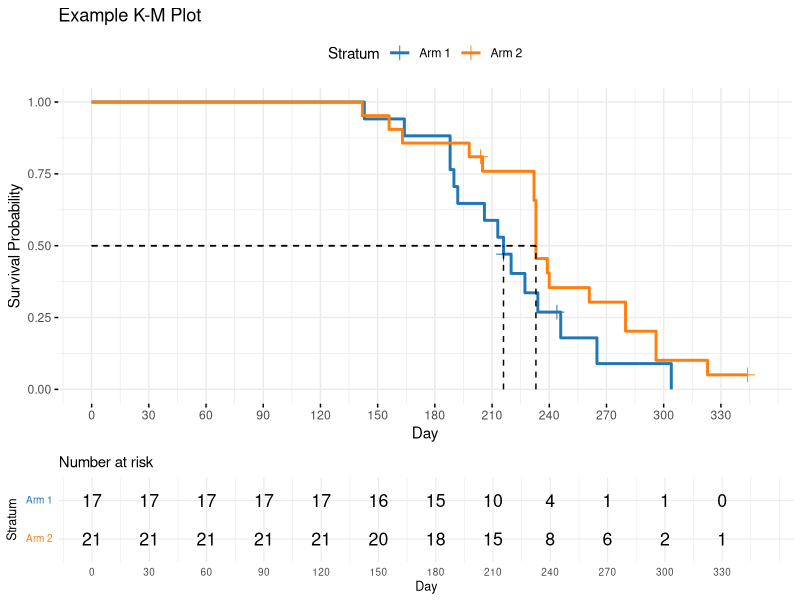

Write the R code that produced this figure. (Note: this script raises an error after producing the figure.)
# P040_kmplot.sas -> R translation
# Kaplan-Meier plot example (synthetic data created in SAS data step)
# Outputs: PNG + CSV (plotted data) + TXT (table rendering)

out <- Sys.getenv("OUT_DIR")
if (out == "" || is.na(out)) out <- getwd()
if (!dir.exists(out)) dir.create(out, recursive = TRUE, showWarnings = FALSE)

# Helper: SAS round half away from zero (half up)
round_half_up <- function(x, digits = 0) {
  if (length(x) == 0) return(x)
  posneg <- sign(x)
  z <- abs(x) * 10^digits
  z <- floor(z + 0.5 + 1e-12)
  posneg * z / 10^digits
}
fmt_pct <- function(x, digits = 1) {
  if (is.na(x)) return("")
  sprintf(paste0("%.", digits, "f"), round_half_up(x, digits))
}
fmt_num <- function(x, digits = 4) {
  if (is.na(x)) return("")
  sprintf(paste0("%.", digits, "f"), round_half_up(x, digits))
}

suppressPackageStartupMessages({
  library(survival)
  library(dplyr)
  library(tidyr)
  library(ggplot2)
  library(survminer)
})

# -------------------------------------------------------------------------
# Recreate SAS data step "one"
# SAS code:
#   arm="Arm 1" censor=0 days: 143,164,188,188,190,192,206,213,216,220,227.230,234,246,265,304
#   censor=1 days: 216,244
#   arm="Arm 2" censor=0 days: 142,156,163,198,205,232,232,233,233,233,233,239,240,261,280,280,296,296,323
#   censor=1 days: 204,344
# Note: 227.230 is a single numeric value (SAS would read as 227.23)
# -------------------------------------------------------------------------
arm1_events <- c(143,164,188,188,190,192,206,213,216,220,227.230,234,246,265,304)
arm1_cens   <- c(216,244)
arm2_events <- c(142,156,163,198,205,232,232,233,233,233,233,239,240,261,280,280,296,296,323)
arm2_cens   <- c(204,344)

one <- dplyr::bind_rows(
  tibble::tibble(arm = "Arm 1", day = arm1_events, censor = 0),
  tibble::tibble(arm = "Arm 1", day = arm1_cens,   censor = 1),
  tibble::tibble(arm = "Arm 2", day = arm2_events, censor = 0),
  tibble::tibble(arm = "Arm 2", day = arm2_cens,   censor = 1)
) %>%
  mutate(
    arm = factor(arm, levels = c("Arm 1", "Arm 2")),
    # event indicator for Surv(): 1 = event, 0 = censored
    event = as.integer(censor == 0)
  ) %>%
  arrange(arm, day, censor)

cat("Data 'one' created:", nrow(one), "rows\n")
print(table(one$arm, one$censor))

# -------------------------------------------------------------------------
# Kaplan-Meier estimation: time day*censor(1)  strata arm
# In R: Surv(day, event) where event = 1 if censor==0
# -------------------------------------------------------------------------
fit <- survfit(Surv(day, event) ~ arm, data = one)

# Summary table (product-limit estimates) - one row per event/censor time
sfit_summary <- summary(fit, censored = TRUE)

# Build tidy survival table similar to PROC LIFETEST output
# Extract per-stratum vectors
surv_tbl <- tibble::tibble(
  arm      = as.character(sfit_summary$strata) |> sub("arm=", "", x = _),
  time     = sfit_summary$time,
  n_risk   = sfit_summary$n.risk,
  n_event  = sfit_summary$n.event,
  n_censor = sfit_summary$n.censor,
  survival = sfit_summary$surv,
  std_err  = sfit_summary$std.err,  # Greenwood SE on log scale? survfit gives std.err
  # survfit std.err is SE of cumulative hazard / log survival; convert to Greenwood SE of survival:
  # SAS reports Greenwood SE of survival: se_surv = surv * std.err (when std.err is SE of log(-log)??)
  # For simplicity use sfit_summary$std.err * survival as approximation, but also compute via Greenwood
  # We'll compute Greenwood SE directly from summary if available via survfit's std.err
  # Actually survfit$std.err is SE of survival on log scale? Let's keep both.
  lower    = sfit_summary$lower,
  upper    = sfit_summary$upper
) %>%
  # SAS columns: Survival, Failure (=1-Survival), Survival StdErr, Number Failed, Number Left
  mutate(
    failure = 1 - survival,
    # Greenwood SE: surv * se_log_surv ; survfit std.err is already SE of survival? Check:
    # In survfit, std.err is SE of the cumulative hazard, and SE(surv) = surv * std.err
    # So compute:
    se_surv = std_err * survival,
    # Number Failed = cumulative events up to that time per stratum
    # Number Left = n.risk - n.event - n.censor (remaining at risk after time)
    n_left = n_risk - n_event - n_censor
  ) %>%
  arrange(arm, time) %>%
  group_by(arm) %>%
  mutate(
    cum_failed = cumsum(n_event),
    cum_censored = cumsum(n_censor)
  ) %>%
  ungroup()

# For CSV output, keep SAS-like column names
surv_tbl_csv <- surv_tbl %>%
  transmute(
    ARM = arm,
    Time = time,
    Survival = round_half_up(survival, 4),
    Failure = round_half_up(failure, 4),
    Survival_StdErr = round_half_up(se_surv, 4),
    Number_Failed = cum_failed,
    Number_Left = n_left,
    N_Risk = n_risk,
    N_Event = n_event,
    N_Censor = n_censor,
    Lower_95CI = round_half_up(lower, 4),
    Upper_95CI = round_half_up(upper, 4)
  )

# At-risk table for atrisk=0 to 330 by 30
atrisk_times <- seq(0, 330, by = 30)
atrisk_summary <- summary(fit, times = atrisk_times, extend = TRUE)

# Build at-risk data frame
atrisk_df <- tibble::tibble(
  time = atrisk_summary$time,
  strata = atrisk_summary$strata,
  n_risk = atrisk_summary$n.risk,
  n_event = atrisk_summary$n.event,
  n_censor = atrisk_summary$n.censor,
  surv = atrisk_summary$surv
) %>%
  mutate(arm = sub("arm=", "", strata)) %>%
  select(arm, time, n_risk, surv) %>%
  arrange(arm, time)

# Wide format for display
atrisk_wide <- atrisk_df %>%
  select(arm, time, n_risk) %>%
  tidyr::pivot_wider(names_from = time, values_from = n_risk, names_prefix = "t") %>%
  arrange(arm)

# Quartile / median estimates (like PROC LIFETEST quartile output)
# Use quantile(fit)
qt <- quantile(fit, probs = c(0.25, 0.5, 0.75))
# qt is a list; extract
median_tbl <- tibble::tibble(
  arm = sub("arm=", "", names(fit$strata)),
  median = NA_real_,
  median_lower = NA_real_,
  median_upper = NA_real_,
  q1 = NA_real_,
  q3 = NA_real_
)
# Try to extract from quantile object
# quantile returns matrix when multiple strata
if (!is.null(qt$quantile)) {
  qmat <- qt$quantile
  # qmat rows are quantiles, cols are strata if matrix
  if (is.matrix(qmat)) {
    for (i in seq_along(fit$strata)) {
      arm_name <- sub("arm=", "", names(fit$strata)[i])
      idx <- which(median_tbl$arm == arm_name)
      # quantile levels are 25,50,75
      if ("25" %in% rownames(qmat)) median_tbl$q1[idx] <- qmat["25", i]
      if ("50" %in% rownames(qmat)) median_tbl$median[idx] <- qmat["50", i]
      if ("75" %in% rownames(qmat)) median_tbl$q3[idx] <- qmat["75", i]
    }
  }
}
# Also get confidence limits for median if available
if (!is.null(qt$lower)) {
  lmat <- qt$lower
  umat <- qt$upper
  if (is.matrix(lmat)) {
    for (i in seq_along(fit$strata)) {
      arm_name <- sub("arm=", "", names(fit$strata)[i])
      idx <- which(median_tbl$arm == arm_name)
      if ("50" %in% rownames(lmat)) median_tbl$median_lower[idx] <- lmat["50", i]
      if ("50" %in% rownames(umat)) median_tbl$median_upper[idx] <- umat["50", i]
    }
  }
}

# Number of events/censored per arm
cens_tbl <- one %>%
  group_by(arm) %>%
  summarise(
    N_Total = n(),
    N_Event = sum(event == 1),
    N_Censored = sum(event == 0),
    Percent_Censored = round_half_up(100 * mean(event == 0), 1),
    .groups = "drop"
  )

# -------------------------------------------------------------------------
# Write CSV outputs
# -------------------------------------------------------------------------
# Main CSV: survival estimates (plotted data)
write.csv(surv_tbl_csv, file.path(out, "P040_f_kmplot.csv"), row.names = FALSE, na = "")

# Also write at-risk CSV for completeness (append suffix if needed, but keep main CSV as above)
# The PNG CSV is the same as P040_f_kmplot.csv per spec; we also write atrisk as separate file for traceability
write.csv(atrisk_df, file.path(out, "P040_f_kmplot_atrisk.csv"), row.names = FALSE, na = "")

cat("CSV written to", file.path(out, "P040_f_kmplot.csv"), "\n")

# -------------------------------------------------------------------------
# Text rendering (mimic ODS PDF listing)
# -------------------------------------------------------------------------
txt_file <- file.path(out, "P040_f_kmplot.txt")
sink(txt_file)

cat("Example K-M Plot\n")
cat("PROC LIFETEST - Product-Limit Survival Estimates\n")
cat("Stratified by ARM\n")
cat(strrep("-", 80), "\n\n")

cat("Summary of the Number of Censored and Uncensored Values\n")
cat(strrep("-", 80), "\n")
cat(sprintf("%-10s %8s %8s %10s %12s\n", "Stratum", "Total", "Failed", "Censored", "Pct Censored"))
cat(strrep("-", 80), "\n")
for (i in seq_len(nrow(cens_tbl))) {
  cat(sprintf("%-10s %8d %8d %10d %11s%%\n",
              cens_tbl$arm[i],
              cens_tbl$N_Total[i],
              cens_tbl$N_Event[i],
              cens_tbl$N_Censored[i],
              fmt_pct(cens_tbl$Percent_Censored[i], 1)))
}
cat("\n")

cat("Quartile Estimates (Median Survival Time)\n")
cat(strrep("-", 80), "\n")
cat(sprintf("%-10s %10s %10s %10s %12s %12s\n", "Stratum", "Q1", "Median", "Q3", "Lower 95%", "Upper 95%"))
cat(strrep("-", 80), "\n")
for (i in seq_len(nrow(median_tbl))) {
  cat(sprintf("%-10s %10s %10s %10s %12s %12s\n",
              median_tbl$arm[i],
              ifelse(is.na(median_tbl$q1[i]), ".", sprintf("%.1f", median_tbl$q1[i])),
              ifelse(is.na(median_tbl$median[i]), ".", sprintf("%.1f", median_tbl$median[i])),
              ifelse(is.na(median_tbl$q3[i]), ".", sprintf("%.1f", median_tbl$q3[i])),
              ifelse(is.na(median_tbl$median_lower[i]), ".", sprintf("%.1f", median_tbl$median_lower[i])),
              ifelse(is.na(median_tbl$median_upper[i]), ".", sprintf("%.1f", median_tbl$median_upper[i]))))
}
cat("\n")

# Detailed product-limit table per stratum
for (arm_level in levels(one$arm)) {
  cat("\n")
  cat(paste0("Stratum: ", arm_level, "\n"))
  cat(strrep("-", 100), "\n")
  cat(sprintf("%8s %10s %10s %10s %12s %10s %10s %10s %10s\n",
              "Time", "Survival", "Failure", "StdErr", "95% CI Low", "95% CI Up", "Failed", "Left", "AtRisk"))
  cat(strrep("-", 100), "\n")
  sub <- surv_tbl %>% filter(arm == arm_level) %>% arrange(time)
  for (r in seq_len(nrow(sub))) {
    cat(sprintf("%8.1f %10s %10s %10s %12s %10s %10d %10d %10d\n",
                sub$time[r],
                fmt_num(sub$survival[r], 4),
                fmt_num(sub$failure[r], 4),
                fmt_num(sub$se_surv[r], 4),
                fmt_num(sub$lower[r], 4),
                fmt_num(sub$upper[r], 4),
                sub$cum_failed[r],
                sub$n_left[r],
                sub$n_risk[r]))
  }
}

cat("\n")
cat("Number at Risk (atrisk=0 to 330 by 30)\n")
cat(strrep("-", 100), "\n")
# Header
header <- sprintf("%-10s", "Stratum")
for (t in atrisk_times) header <- paste0(header, sprintf(" %6d", t))
cat(header, "\n")
cat(strrep("-", 100), "\n")
for (arm_level in levels(one$arm)) {
  row_vals <- atrisk_df %>% filter(arm == arm_level) %>% arrange(time)
  line <- sprintf("%-10s", arm_level)
  for (t in atrisk_times) {
    v <- row_vals$n_risk[row_vals$time == t]
    if (length(v) == 0) v <- NA
    line <- paste0(line, sprintf(" %6s", ifelse(is.na(v), ".", as.character(v))))
  }
  cat(line, "\n")
}
cat("\n")
cat("Censoring indicated by '+' on plot; ticks at event times.\n")
cat("Time unit: Day\n")
cat(strrep("-", 100), "\n")
cat("Generated by R translation of P040_kmplot.sas\n")

sink()
cat("TXT written to", txt_file, "\n")

# -------------------------------------------------------------------------
# Figure: Kaplan-Meier plot with at-risk table
# -------------------------------------------------------------------------
# Use survminer for faithful at-risk display, fallback to ggplot2 if needed
# Prepare data for ggplot step
plot_data <- surv_tbl_csv

# Create survminer plot
# survminer expects fit object
p <- tryCatch({
  ggsurvplot(
    fit,
    data = one,
    risk.table = TRUE,
    risk.table.title = "Number at risk",
    risk.table.height = 0.25,
    surv.median.line = "hv",
    palette = c("#1f77b4", "#ff7f0e"),
    xlab = "Day",
    ylab = "Survival Probability",
    title = "Example K-M Plot",
    legend.title = "Stratum",
    legend.labs = c("Arm 1", "Arm 2"),
    break.time.by = 30,
    xlim = c(0, 350),
    ylim = c(0, 1),
    censor.shape = 3,
    censor.size = 3,
    ggtheme = theme_minimal(base_size = 11),
    tables.theme = theme_minimal(base_size = 9)
  )
}, error = function(e) {
  cat("ggsurvplot failed:", conditionMessage(e), "\n")
  NULL
})

png_file <- file.path(out, "P040_f_kmplot.png")

if (!is.null(p)) {
  # ggsurvplot returns list with $plot and $table
  # Combine via arrange_ggsurvplots or print
  # Use ggsave on the plot object; need to arrange
  # survminer provides print method; we save via ggsave after arranging
  # Create combined figure using gridExtra
  # Simpler: save using png device with print(p)
  png(png_file, width = 2400, height = 1800, res = 300)
  print(p)
  dev.off()
  cat("PNG written via survminer to", png_file, "\n")
} else {
  # Fallback ggplot2 manual step plot
  # Build step data including time 0
  step_df <- surv_tbl %>%
    group_by(arm) %>%
    arrange(time) %>%
    # Add time 0 point
    group_modify(~ {
      add0 <- tibble::tibble(time = 0, survival = 1, arm = .y$arm)
      # Keep only needed cols for plot
      bind_rows(add0 %>% select(time, survival, arm),
                .x %>% select(time, survival, arm))
    }) %>%
    ungroup()

  # Censor points
  cens_df <- one %>% filter(censor == 1)

  gg <- ggplot() +
    geom_step(data = step_df, aes(x = time, y = survival, color = arm, linetype = arm), linewidth = 0.9) +
    geom_point(data = cens_df, aes(x = day, y = NA), shape = 3, size = 2) + # placeholder
    # Add censor marks by merging with survival at censor time
    geom_point(data = surv_tbl %>% filter(n_censor > 0) %>% left_join(atrisk_df, by = c("arm", "time")),
               aes(x = time, y = survival), shape = 3, size = 2.5, color = "black") +
    scale_x_continuous(breaks = seq(0, 350, by = 30), limits = c(0, 350)) +
    scale_y_continuous(breaks = seq(0, 1, by = 0.2), limits = c(0, 1)) +
    scale_color_manual(values = c("Arm 1" = "#1f77b4", "Arm 2" = "#ff7f0e")) +
    labs(title = "Example K-M Plot", x = "Day", y = "Survival Probability", color = "Stratum", linetype = "Stratum") +
    theme_minimal(base_size = 12) +
    theme(plot.title = element_text(hjust = 0.5, face = "bold"),
          legend.position = "bottom")

  ggsave(png_file, plot = gg, width = 8, height = 6, dpi = 300, units = "in")
  cat("PNG written via ggplot2 fallback to", png_file, "\n")
}

# Ensure PNG exists; if survminer print didn't create proper file, try ggsave alternative
if (!file.exists(png_file) || file.info(png_file)$size == 0) {
  # Last resort: simple ggplot
  step_df2 <- surv_tbl %>%
    group_by(arm) %>%
    arrange(time) %>%
    group_modify(~ bind_rows(tibble::tibble(time=0, survival=1, arm=.y$arm), .x %>% select(time, survival, arm))) %>%
    ungroup()
  gg2 <- ggplot(step_df2, aes(x=time, y=survival, color=arm)) +
    geom_step(linewidth=1) +
    labs(title="Example K-M Plot", x="Day", y="Survival Probability") +
    theme_minimal()
  ggsave(png_file, plot=gg2, width=8, height=6, dpi=300)
}

cat("All outputs written to OUT_DIR:", out, "\n")
# List files
print(list.files(out, pattern = "P040"))
